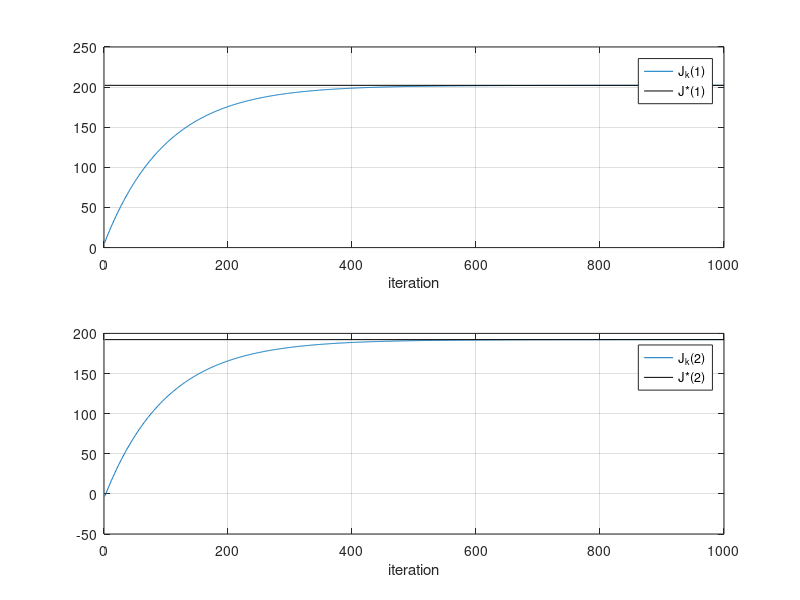

The MATLAB script that drew this image:
% ProblemSet2_Sol2_3.m
%
% Matlab Script that solves Problem 2.3 of Problem Set 2 by applying value
% iteration.
%
% Problem is taken from the book "Dynamic Programming and Optimal
% Control", Vol. 1, by D. Bertsekas. (Page 446, Problem 7.3c)
%
% Dynamic Programming and Optimal Control
% Fall 2017
% Problem Set 2, Problem 2.3
%
% --
% ETH Zurich
% Institute for Dynamic Systems and Control
% Sebastian Trimpe
% strimpe@ethz.ch
%
% --
% Revision history
% [11.11.2009, ST]    first version
% [06.11.2014, RR]    remove error bounds (not covered in lecture)
%


% clear workspace and command window
clear;
clc;


%% Program control
NUM_ITER = 1000;


%% Setup problem data
% Stage costs g.  g is a 2x2 matrix where the first index correponds to the
% state i=1,2 and the second index correponds to the admissible control
% input u=1 (=advertising/do research), or 2 (=don't advertise/don't do 
% research).
g = [4 6; -5 -3];

% Transition probabilities.  P is a 2x2x2 matrix, where the first index
% corresponds to the origin state, the second index corresponds to the
% destination state and the third input corresponds to the applied control
% input where (1,2) maps to (advertise/do research, don't advertise/don't 
% do research).  For example, the probability of transition from node 1 to 
% node 2 given that we do not advertice is P(1,2,2).
P = zeros(2,2,2);

% Advertise/do research (u=1):
P(:,:,1) = [0.8 0.2; 0.7 0.3];

% Don't advertise/don't do research (u=2):
P(:,:,2) = [0.5 0.5; 0.4 0.6];

% Discount factor.
%alpha = 0.9;
alpha = 0.99;


%% Value Iteration
% Initialize variables that we update during value iteration.
% Cost (here it really is the reward):
costJ = [0,0];
costJnew = [0,0];

% Policy
policy = [0,0];    

% Loop over value iterations k.
for k=1:NUM_ITER
    
    for i=1:2   % loop over two states
        % One value iteration step for each state.
        [costJnew(i),policy(i)] = max( g(i,:) + alpha*costJ*squeeze(P(i,:,:)) );
    end;
    
    % Save results for plotting later.
    res_J(k,:) = costJnew;

    % Construct string to be displayed later:
    dispstr = ['k=',num2str(k,'%5d'), ...
        '   J(1)=',num2str(costJnew(1),'%6.4f'), ...
        '   J(2)=',num2str(costJnew(2),'%6.4f'), ...
        '   mu(1)=',num2str(policy(1),'%3d'), ...
        '   mu(2)=',num2str(policy(2),'%3d')];
    
    % Update the cost.
    costJ = costJnew;
    
    % Display:
    disp(dispstr);

end;


% display the optained costs
disp('Result:');
disp(['  J*(1) = ',num2str(costJ(1),'%9.6f')]);
disp(['  J*(2) = ',num2str(costJ(2),'%9.6f')]);
disp(['  mu*(1) = ',num2str(policy(1))]);
disp(['  mu*(2) = ',num2str(policy(2))]);



%% Plots
% Plot costs over iterations.
kk = 1:size(res_J,1);

figure;
subplot(2,1,1);
plot(kk,[res_J(:,1)],[kk(1),kk(end)],[costJ(1), costJ(1)],'k');
grid;
legend('J_k(1)','J*(1)');
xlabel('iteration');

subplot(2,1,2);
plot(kk,[res_J(:,2)],[kk(1),kk(end)],[costJ(2), costJ(2)],'k');
grid;
legend('J_k(2)','J*(2)');
xlabel('iteration');


